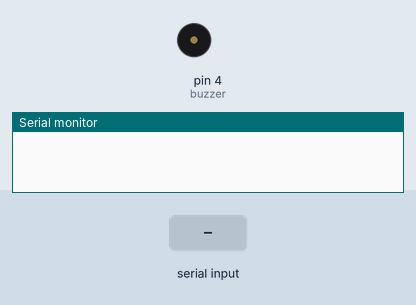
A sketch run on a simulated Arduino Uno, built with avr-gcc and run on an emulated ATmega328P. On the bench: buzzer (waves = sounding), the last lines printed to the serial monitor. Inputs (shaded band) come from the test bench.

Above: at 1.2 s.
1.3 s: "90,45\n" received over Serial
At 1.7 s:
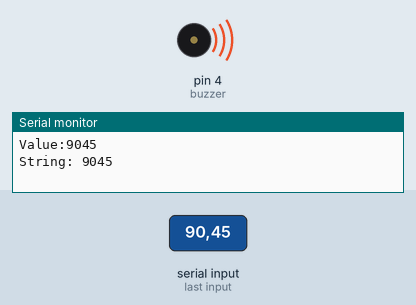
3.3 s: "30,150\n" received over Serial
At 5.2 s:
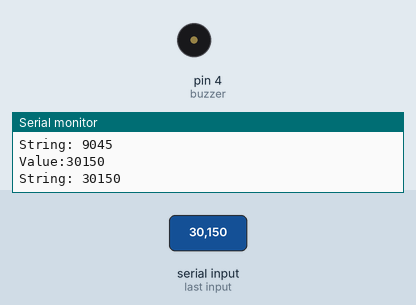
Timing chart, 0 to 6.7 s (numbered marks = the images above; inputs shaded):
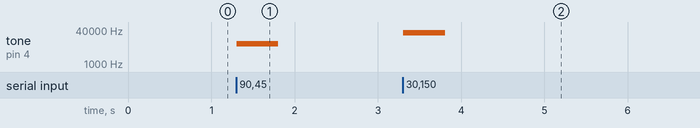

Measured:
- after the input at 1.3 s, tone on pin 4 (buzzer): silent → 9045 Hz at once, → silent 0.50 s later
- after the input at 3.3 s, tone on pin 4 (buzzer): silent → 30150 Hz at once, → silent 0.50 s later

The sketch:

code1.ino
```cpp
#define buzzer 4                                                                           // affectation des broches

String inString = "";


void setup() {
  // initialize serial:
  Serial.begin(9600);
}

void loop() {
  while (Serial.available() > 0) {
    int inChar = Serial.read();
    if (isDigit(inChar)) {
      // convert the incoming byte to a char and add it to the string:
      inString += (char)inChar;
    }
    // if you get a newline, print the string, then the string's value:
    if (inChar == '\n') {
      Serial.print("Value:");
      Serial.println(inString.toInt());
      Serial.print("String: ");
      Serial.println(inString);

      int buzzerF = inString.toInt();
      tone(buzzer, buzzerF, 500);
      delay(500);
      inString = "";
    }
  }
}
```
